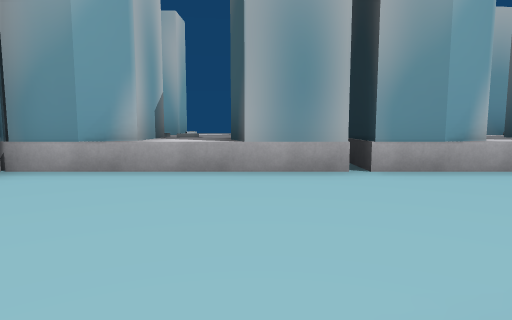
view 1 (above)

16 first-person views from a walk through a scene from a Unity 3-D project. The camera is 1.3 m above the floor, tilts 6° down and sees 75° across. The floor is counted in squares, 2 m on a side. Each view is taken from the middle of a square. On the plan, view 1 faces up. The plan holds only what a view shows up to about 10 squares ahead; the rest is blank. The place goes on beyond the plan. Some surface patterns are stand-ins.

view 2
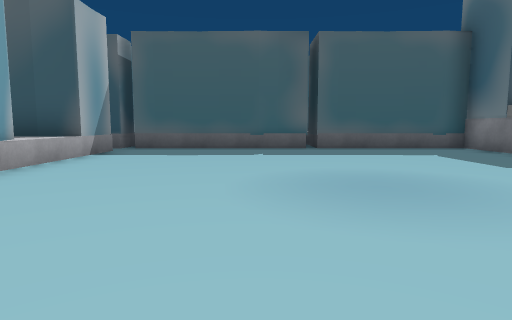

view 3
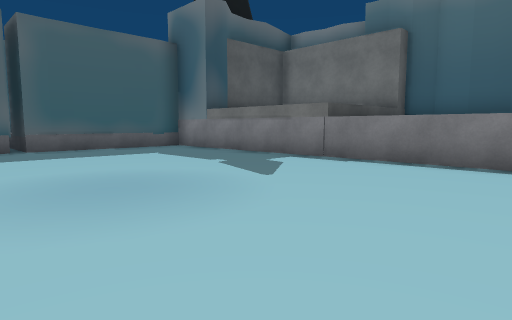

view 4
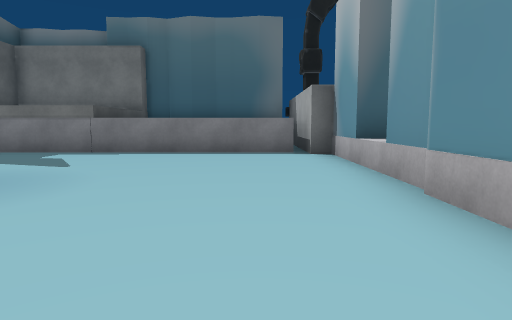

view 5
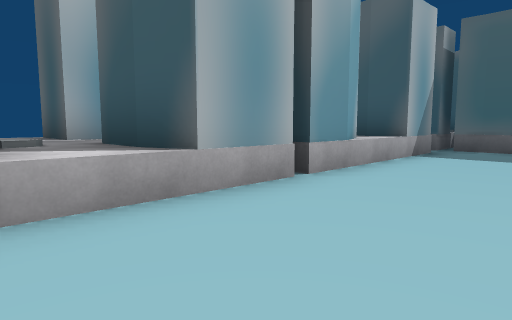

view 6
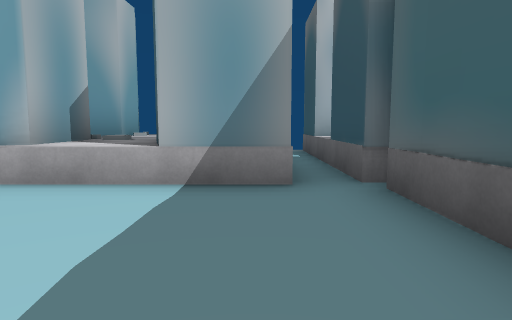

view 7
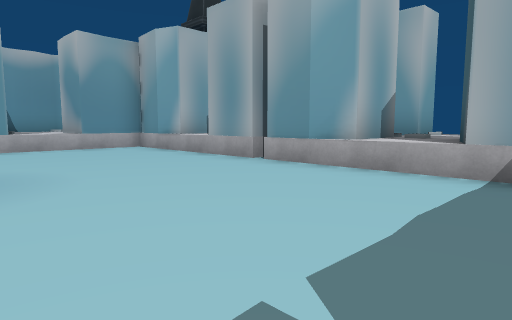

view 8
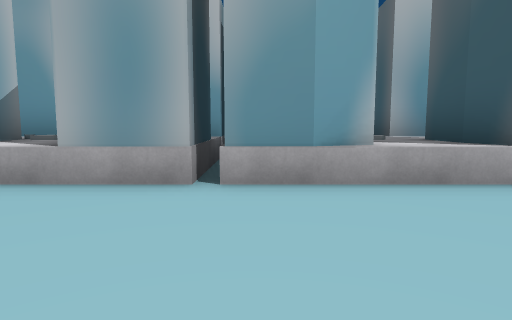

view 9
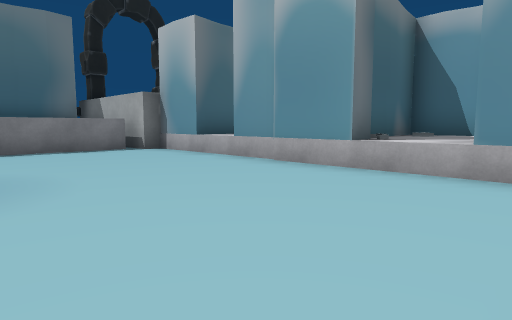

view 10
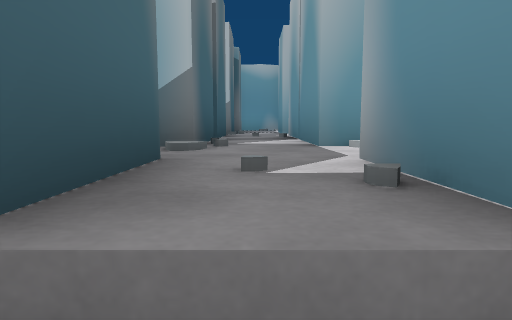

view 11
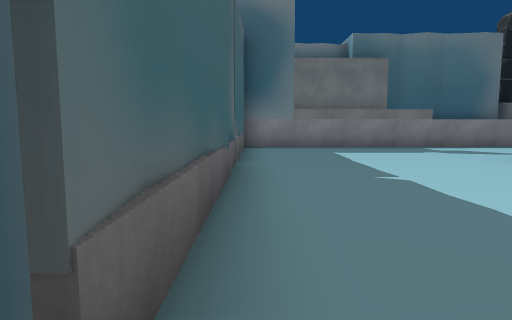

view 12
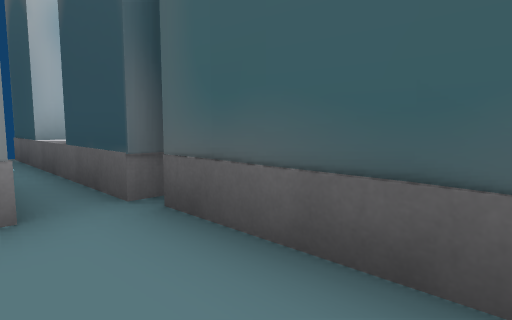

view 13
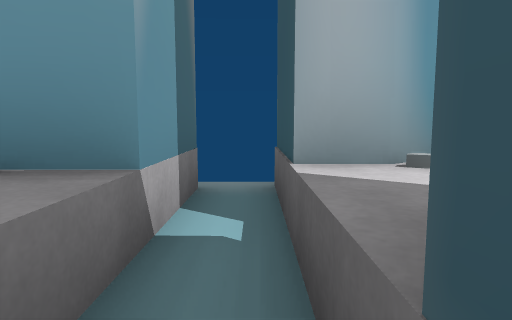

view 14
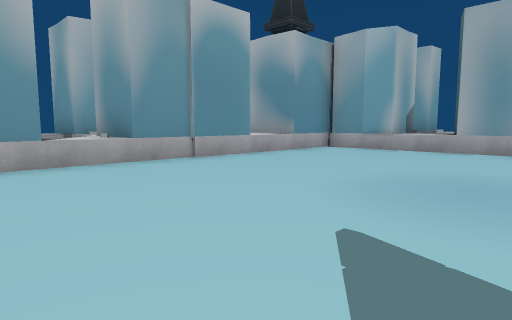

view 15
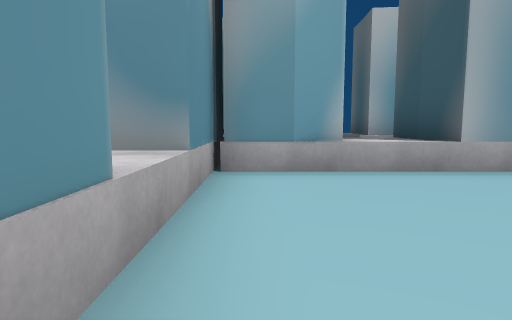

view 16
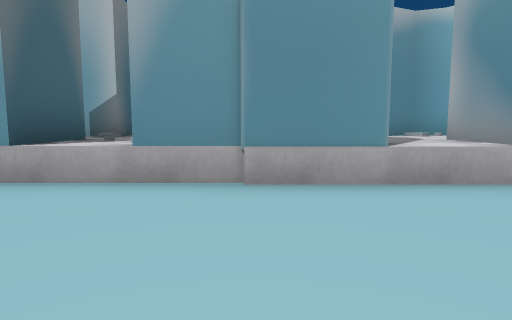

### Floor plan
Points are (right, up) in squares from view 1. A wall is a line through its corners. A room is listed if a view was taken in it or the views show most of it. See-through windows are left out.
Room 1 (views 1, 2, 3, 4, 5, 6, 7, 8, 9, 12, 14, 15, 16)
walls: (1.3, 4.6) (-3.8, 4.6); (3.4, 4.9) (2.5, 4.6); (7.3, -0.5) (7.3, 4.5); (7.4, 2) (7.4, 2.6); (-3.6, -1.4) (-5.5, -1.4); (-1.7, 4.9) (-2.5, 4.6); (7.3, -3.2) (7.4, -2.6); (6.5, 4.6) (1.7, 4.6); (-3, -4.9) (7.4, -4.9) (7.3, -0.7) (9.4, -0.7); (-5.5, -2.7) (-3.6, -2.7); (-3.6, 5.8) (-3.6, -4.5) (-3.2, -4.5); (8.9, 4.6) (7.3, 4.6)
ways out: opening at (7, 5.5) to room 2; opening at (-4.5, -2); opening at (-4.5, 2); opening at (-1, 5.5); opening at (4, 5.5); gap at (1, 5); gap at (8, -1)
Room 2 (views 10, 11, 13)
walls: (8.3, 8.3) (7.8, 8) (7.1, 8); (7.3, 4.6) (7.2, 9.6); (6.4, 9.5) (6.4, 6.5)
ways out: opening at (7, 5.5) to room 1; opening at (5.5, 7)

Positions as (right, up) in squares from view 1, and headings:
1: (0, 0), facing up
2: (-2, 1), facing right
3: (-2, 1), facing down-right
4: (-2, 3), facing down
5: (-2, 2), facing up-right
6: (6, 1), facing up
7: (6, 0), facing up-left
8: (2, 1), facing up
9: (1, 4), facing down-left
10: (7, 7), facing left
11: (7, 5), facing down
12: (6, 2), facing up-right
13: (7, 6), facing up
14: (2, -4), facing up-left
15: (-3, 0), facing up
16: (0, 0), facing left
